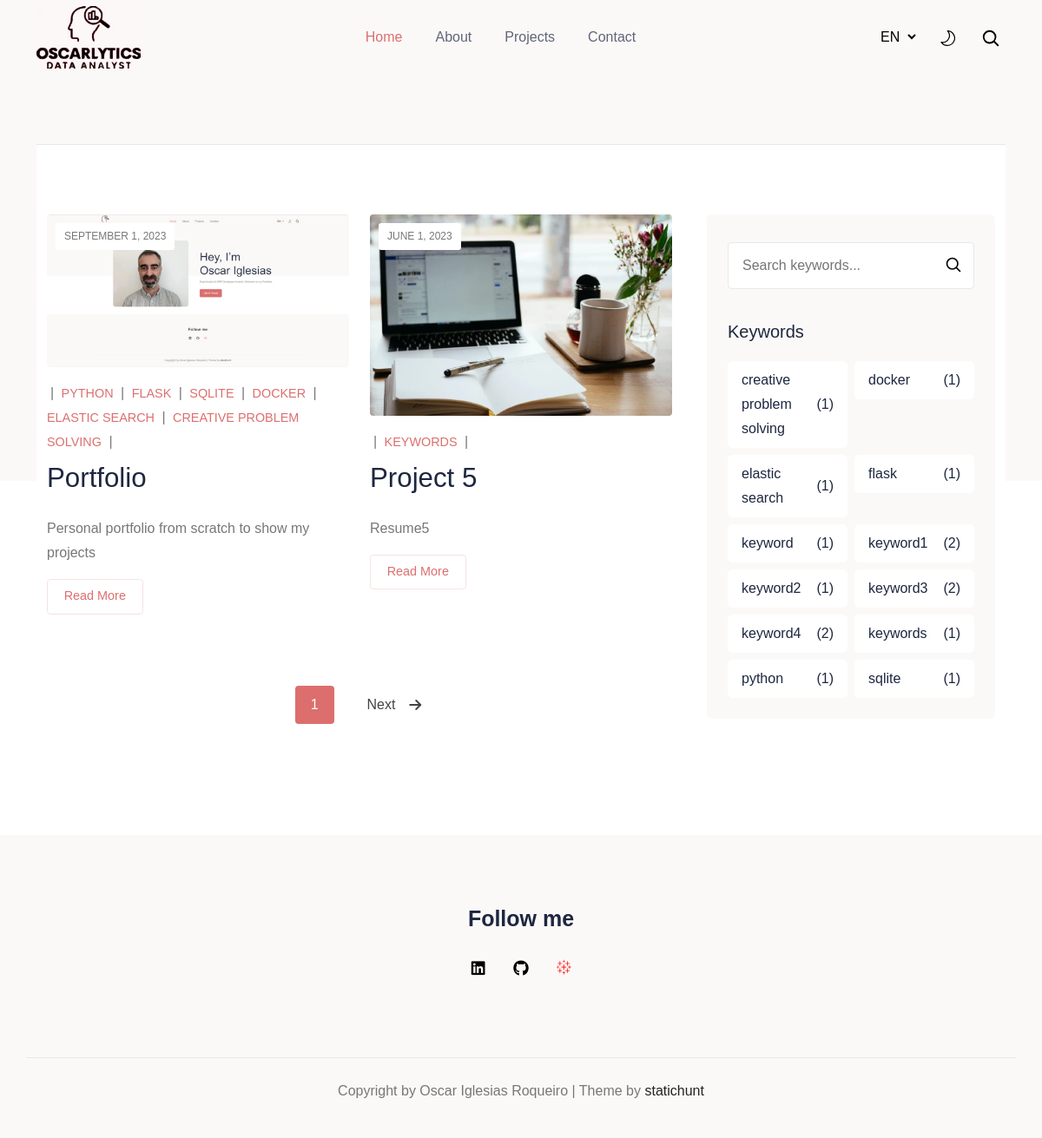
/projects/, run on the app's committed database.
### portfolio/models.py (models this page shows, shortened)
class Content(db.Model):
    __tablename__ = 'portfolio_content'
    id = db.Column(db.Integer, primary_key=True)
    template = db.Column(db.String(20), index=True)
    variable = db.Column(db.String(20), index=True)
    languageid = db.Column(db.Integer, db.ForeignKey(
        'languages.id', name='fk_languageid'))
    value = db.Column(db.Text)
    def get_value(tem, lang, var) -> dict:
        if lang is None:
            return dict()
        langid = Languages.query.filter(Languages.language == lang).first().id
        cont = Content.query.filter(Content.template == str(tem or ''),
                                    Content.languageid == langid,
                                    Content.variable == var).first()
        if cont:
            d = dict()
            d['value'] = cont.value
            return d
        else:
            return {}

class SearchableMixin(object):
    @classmethod
    def search(cls, expression, page, per_page):
        if current_app.config['ELASTICSEARCH_URL'] is None:
            query_alt = cls.query
            for column in cls.__searchable__:
                query_alt = query_alt.filter(
                    cast(getattr(cls, column), VARCHAR).ilike(f"%{expression}%"))
            projs_alt = [project for project in query_alt]
            total = len(projs_alt)
            query_alt = query_alt.limit(per_page).offset(page * per_page)
            return projs_alt, total
        try:
            ids, total = query_index(cls.__tablename__, expression, page,
                                     per_page)
        except Exception as e:
            abort(500, e)
        if total == 0:
            return cls.query.filter_by(id=0), 0
        when = {}
        for i in range(len(ids)):
            when[ids[i]] = i
        return cls.query.filter(cls.id.in_(ids)).order_by(
            db.case(when, value=cls.id)), total

class Projects(SearchableMixin, db.Model):
    __tablename__ = 'portfolio_projects'
    __searchable__ = ['date', 'title', 'title_slug', 'resume', 'exposition',
                      'action', 'resolution', 'keywords']
    id = db.Column(db.Integer, primary_key=True)
    date = db.Column(db.Date)
    project_n = db.Column(db.Integer)
    languageid = db.Column(db.Integer, db.ForeignKey(
        'languages.id', name='fk_languageid'))
    title = db.Column(db.String(50), index=True)
    title_slug = db.Column(db.String(60), unique=False,
                           nullable=False, index=True)
    resume = db.Column(db.Text, index=True)
    exposition = db.Column(db.String())
    action = db.Column(db.String())
    resolution = db.Column(db.String())
    keywords = db.Column(db.String(), index=True)
    link1 = db.Column(db.String(250))
    link2 = db.Column(db.String(250))
    link3 = db.Column(db.String(250))
    link4 = db.Column(db.String(250))
    link5 = db.Column(db.String(250))
    image_title = db.Column(db.String(50))
    image1 = db.Column(db.String())
    image2 = db.Column(db.String())
    image3 = db.Column(db.String())
    def get_all_keyws_and_freq(langid, q_keyw=None):
        base_query = Projects.query.filter(Projects.languageid == langid)
        if q_keyw is not None:
            base_query = base_query.filter(Projects.keywords
                                           .ilike(f"%{q_keyw}%"))
        all_keyw = [tp.strip() for tuples in base_query
                    .with_entities(Projects.keywords).all()
                    for tp in tuples[0].split(',')]
        keyws = sorted(tuple(set(all_keyw)))
        keyws_freq = dict(Counter(all_keyw))
        return keyws, keyws_freq

### portfolio/routes.py (the view)
@portfolio.route('/projects/', methods=['GET', 'POST'])
@portfolio.route('/projects/<keyw>/', methods=['GET', 'POST'])
@portfolio.route('/<lang>/projects/', methods=['GET', 'POST'])
@portfolio.route('/<lang>/projects/<keyw>/', methods=['GET', 'POST'])
def projects(lang=None, proj_date=None, proj_n=None, title_slug=None,
             keyw=None):
    if lang is None:
        lang = 'en'  # Set a default language if lang is not provided
    set_lang(lang)
    set_proj(proj_n)
    set_date(proj_date)
    set_slug(title_slug)
    langid = Languages.getid(lang)
    query_keyw = request.args.get('q')
    all_keywords, keywords_freq = Projects.get_all_keyws_and_freq(langid,
                                                                  query_keyw)
    value = Content.get_value('', lang, 'keyw_title')
    keyw_title = '' if not value else str(value['value'])
    value = Content.get_value('', lang, 'search_keyw')
    key_search = '' if not value else str(value['value'])
    print(f"*** {key_search=}")
    value = Content.get_value('', lang, 'more')
    more = '' if not value else str(value['value'])
    value = Content.get_value('', lang, 'previous')
    previous = '' if not value else str(value['value'])
    value = Content.get_value('', lang, 'next')
    next = '' if not value else str(value['value'])
    page = request.args.get('page', 1, type=int)
    projs = Projects.query
    if keyw:
        projs = projs.filter(Projects.languageid == langid,
                             Projects.keywords.like(f"%{keyw}%"))
    else:
        projs = projs.filter(Projects.languageid == langid)
    projs = (
        projs
        .order_by(Projects.date.desc(), Projects.project_n.desc())
        .paginate(page=page, per_page=portfolio.config['PROJECTS_PAGE'],
                  error_out=False)
    )
    next_url = url_for('projects', lang=lang, keyw=keyw, proj_n=proj_n,
                       proj_date=proj_date, page=projs.next_num) \
        if projs.has_next else None
    prev_url = url_for('projects', lang=lang, proj_n=proj_n,
                       proj_date=proj_date, page=projs.prev_num) \
        if projs.has_prev else None
    return render_template('projects/index.html', lang=lang, projs=projs.items,
                           page=page, next_url=next_url, prev_url=prev_url,
                           more=more, previous=previous, next=next,
                           all_keywords=all_keywords,
                           keywords_freq=keywords_freq, keyw_title=keyw_title,
                           keyw=keyw, proj_n=proj_n, proj_date=proj_date,
                           get_date_name=get_date_name, key_search=key_search)

### portfolio/models.py (called while the page is built)
    def __repr__(self):
        return self.language.lower()

    def get_all():
        return Languages.query.all()

    def getid(lang):
        return Languages.query.filter(Languages.language == lang).first().id

### portfolio/routes.py (called while the page is built)
@portfolio.before_request
def set_lang(lang=None):
    request.lang = request.args.get('lang', lang)

@portfolio.before_request
def set_proj(proj_n=1):
    request.proj_n = request.args.get('proj_n', proj_n)

@portfolio.before_request
def set_date(proj_date=None):
    request.proj_date = request.args.get('proj_date', proj_date)

@portfolio.before_request
def set_slug(slug=None):
    request.title_slug = request.args.get('title_slug', slug)

def get_date_name(language, date):
    date_ojb = datetime.strptime(str(date), '%Y-%m-%d')
    day = date_ojb.day
    month_number = date_ojb.month
    year = date_ojb.year
    return f"{get_month_names(locale=language)[month_number]} {day}, {year}"

### portfolio/templates/projects/index.html (shortened to what this page needs)
{% extends 'base.html' %}
{% block content %}
<section class="section border-top bg-white">
  <div class="container">
    <div class="row">
      <div class="col-lg-8">
        <div class="row row-cols-1 row-cols-md-2 g-4">
          {% for proj in projs %}
            <div class="col">
              <div class="blog-card card mb-3">
                <div class="card-img position-relative">
                  <picture>
                    <source  srcset="{{ url_for('static', filename='img/projects/') }}{{ proj.image_title }}_545x.webp"  media="(max-width: 575px)">
                    <source  srcset="{{ url_for('static', filename='img/projects/') }}{{ proj.image_title }}_600x.webp"  media="(max-width: 767px)">
                    <source  srcset="{{ url_for('static', filename='img/projects/') }}{{ proj.image_title }}_700x.webp"  media="(max-width: 991px)">
                    <source  srcset="{{ url_for('static', filename='img/projects/') }}{{ proj.image_title }}_1110x.webp" >
                    <img  loading="lazy" decoding="async" src="{{ url_for('static', filename='img/projects/') }}{{ proj.image_title }}_1110.jpg"class=" w-100 card-img-top img-fluid" alt="" width="1200" height="800">
                  </picture>
                  <div class="post-info">
                    <span class="text-uppercase">{{ get_date_name(lang,proj.date) }}</span>
                  </div>
                </div>
                <div class="card-body">
                  <ul class="post-meta mb-2">
                    {% set keyw_list = proj.keywords.split(',') %}
                    <li>
                      <span class="px-1">|</span>
                      {% for keyw in keyw_list %}
                        <a class="text-uppercase" href="{{ url_for('projects', _external=True, lang=lang, keyw=keyw, page=page) }}">{{ keyw }}</a>
                        <span class="px-1">|</span>
                      {% endfor %}
                    </li>
                  </ul>
                  <h2 class="h3 fw-light mb-3"><a class="post-title" href="{{ url_for('project', lang=lang, proj_date=proj.date, proj_n=proj.project_n, title_slug=proj.title_slug) }}">{{ proj.title }} </a></h2>
                  <p class="card-text mb-4">{{ proj.resume|markdown }}</p>
                  <a class="btn btn-outline-primary btn-sm" href="{{ url_for('project', lang=lang, proj_date=proj.date, proj_n=proj.project_n, title_slug=proj.title_slug) }}">{{ more }}</a>
                </div>
              </div>
            </div>
          {% endfor %}
        </div>
        <nav aria-label="Page navigation">
          <ul class="pagination align-items-center justify-content-center">
            <li class="page-item">
              <a href="{{ url_for('projects', _external=True, lang=lang, page=page) }}" class="page-link active">{{ page }}</a>
            </li>
            {% if next_url %}
            <li class="page-item next d-flex align-items-center">
              <a class="page-link arrow" href="{{ next_url }}" aria-label="Pagination">{{ next }}<i
                  class="fas fa-arrow-right ms-3"></i>
              </a>
            </li>
            {% endif %}
          </ul>
        </nav>
      </div>
      <div class="col-lg-4">
        <div class="bg-body ms-xl-3 p-4 rounded">
          <div class="widget">
            <form action="{{ url_for('projects', _external=True, lang=lang, page=page) }}" class="widget-search mt-2">
              <input class="px-3" id="search-query" name="q" type="search" placeholder="{{key_search}}" required>
              <button type="submit">
                <svg xmlns="http://www.w3.org/2000/svg" fill="none" viewBox="0 0 24 24" height="20" width="20" stroke-width="2" stroke="currentColor">
                  <path stroke-linecap="round" stroke-linejoin="round" d="M21 21l-5.197-5.197m0 0A7.5 7.5 0 105.196 5.196a7.5 7.5 0 0010.607 10.607z" />
                </svg>
              </button>
            </form>
          </div>
          <div class="widget">
            <h5 class="widget-title"><span>{{ keyw_title }}</span></h5>
            <ul class="row g-2 list-unstyled">
              {% for keyword in all_keywords %}
                <li class="col">
                  <a class="d-flex justify-content-between align-items-center bg-white rounded px-3 py-2" href="{{ url_for('projects', _external=True, lang=lang, keyw=keyword, page=page) }}">{{ keyword }}  <span class="badge rounded ms-2">({{ keywords_freq[keyword] }})</span> </a>
                </li>
              {% endfor %}
            </ul>
          </div>
        </div>
      </div>
    </div>
  </div>
</section>
{% endblock %}

### portfolio/templates/base.html (shortened to what this page needs)
<!DOCTYPE html>
<html lang="en-us" itemscope itemtype="http://schema.org/WebPage">
<head>
  <link rel="stylesheet" type="text/css" href="{{ url_for('static', filename='css/style.css') }}">
  <link rel="stylesheet" type="text/css" href="{{ url_for('static', filename='css/fonts.css') }}">
</head>
<body >
  <header class="sticky-top bg-body navigation">
    <div class="container">
      <nav class="navbar navbar-expand-lg navbar-light flex-lg-nowrap py-0">
        <a class="navbar-brand" href="{{ url_for('index', _external=True, lang=lang) }}">
          <img loading="preload" decoding="async" class="img-fluid mb-0 only-light" width="120" height="85" src="{{ url_for('static', filename='img/Logo_black_240x.webp') }}" alt="Oscarlytics" onerror="this.onerror=null;this.src='{{ url_for("static", filename="img/Logo_black_120x.png") }}'">
        </a>
        <div class="collapse navbar-collapse text-center" id="navigation">
          <ul class="navbar-nav mx-auto">
            <li class="nav-item active">
              <a class="nav-link"
                href="{{ url_for('index', _external=True, lang=lang, proj_date=proj_date) }}">{{ menu_home }}</a>
            </li>
              <li class="nav-item ">
              <a class="nav-link"
                href="{{ url_for('about', _external=True, lang=lang, proj_date=proj_date) }}">{{ menu_about }}</a>
            </li>
            <li class="nav-item ">
              <a class="nav-link"
                href="{{ url_for('projects', _external=True, lang=lang) }}">{{ menu_projects }}</a>
            </li>
            <li class="nav-item ">
              <a class="nav-link"
                href="{{ url_for('contact', _external=True, lang=lang, proj_date=proj_date) }}">{{ menu_contact }}</a>
            </li>
          </ul>
          <select class="m-2 me-0 border-0 bg-transparent select-language d-none d-lg-inline-block" id="select-language" onchange="location = this.value;">
            {% for language in languages %}
              {% if request.endpoint == 'catch_all' %}
                  <option id="{{ language }}" value="{{ url_for(request.endpoint, _external=True, lang=language, proj_date=proj_date, proj_n=proj_n, title_slug=title_slug, path=request.path) }}" {% if lang == language %}selected{% endif %}>{{ language.upper() }}</option>
              {% else %}
                  <option id="{{ language }}" value="{{ url_for(request.endpoint, _external=True, lang=language, proj_date=proj_date, proj_n=proj_n, title_slug=title_slug) }}" {% if lang == language %}selected{% endif %}>{{ language.upper() }}</option>
              {% endif %}
            {% endfor %}
          </select>
          <div class="theme-switcher px-3 px-lg-4 d-none d-lg-inline-block">
          </div>
          <div class="search d-none d-lg-inline-block">
            <button aria-label="search" class="searchOpen search-btn">
              <svg xmlns="http://www.w3.org/2000/svg" fill="none" viewBox="0 0 24 24" height="22" width="22" stroke-width="2" stroke="currentColor">
                <path stroke-linecap="round" stroke-linejoin="round" d="M21 21l-5.197-5.197m0 0A7.5 7.5 0 105.196 5.196a7.5 7.5 0 0010.607 10.607z" />
              </svg>
            </button>
          </div>
        </div>
      </nav>
  </div>
  </header>
	<main>
    <section class="banner bg-white section pb-5">
      <div class="container">
        {% block content %}{% endblock%}
      </div>
    </section>
	</main>
	<footer class="text-center footer">
    <div class="container">
      <div class="row section">
        <div class="col-12">
          <h4 class="fw-semibold">{% block foot %}{{foot}}{% endblock%}</h4>
            <ul class="list-inline social-links">
              <li class="list-inline-item"><a href="https://www.linkedin.com/in/oscar-iglesias-roqueiro/" title=""><i class="fab fa-linkedin"></i></a>
              </li>
              <li class="list-inline-item"><a href="https://github.com/oiroqueiro" title=""><i class="fab fa-github"></i></a>
              </li>
              <li class="list-inline-item"><a href="https://public.tableau.com/app/profile/.scar.iglesias.roqueiro" title=""><i class="icon-logo-tableau-red"></i></a>
              </li>
            </ul>
        </div>
      </div>
      <div class="row">
        <div class="col-12 border-top py-4">
          <p>Copyright by Oscar Iglesias Roqueiro  | Theme by <a target="_blank" rel="noopener noreferrer" href="https://statichunt.com/">statichunt</a></p>
        </div>
      </div>
    </div>
  </footer>
  </body>
</html>

### data on the page
Content: value "Home"
Content: value "About"
Content: value "Projects"
Content: value "Contact"
Projects: image_title (picture), date "SEPTEMBER 1, 2023", keyw_list "PYTHON" "FLASK" "SQLITE" "DOCKER" "ELASTIC SEARCH" "CREATIVE PROBLEM SOLVING", title "Portfolio", resume "Personal portfolio from scratch to show my projects"
Content: value "Read More"
Projects: image_title (picture), date "JUNE 1, 2023", keywords "KEYWORDS", title "Project 5", resume "Resume5", keywords "keywords", keywords "1"
Content: value "Next"
Content: q "Search keywords..."
Content: value "Keywords"
Projects: keywords "keyword", keywords "1"
Content: value "Follow me"

### other printed values
{{ page }} "1"
{{ keyword }} "creative problem solving" "docker" "elastic search" "flask" "keyword1" "keyword2" "keyword3" "keyword4" "python" "sqlite"
{{ keywords_freq[keyword] }} "1" "1" "1" "1" "2" "1" "2" "2" "1" "1"
form field value "EN"
